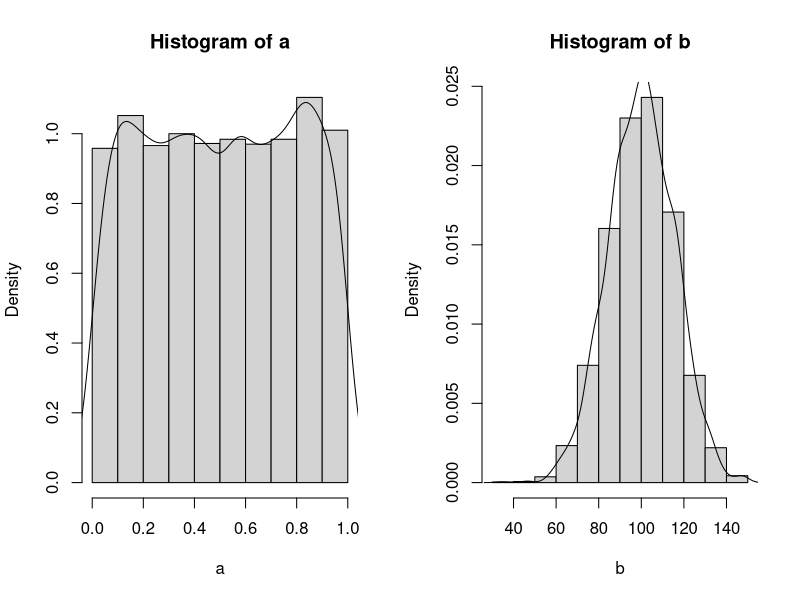

Write R code to recreate this figure.
a <- runif(5000, 0, 1)
b <- rnorm(3000, 100, 15)

par(mfrow = c(1,2))
hist(a,freq=FALSE)
lines(density(a))
hist(b,freq=FALSE)
lines(density(b))
